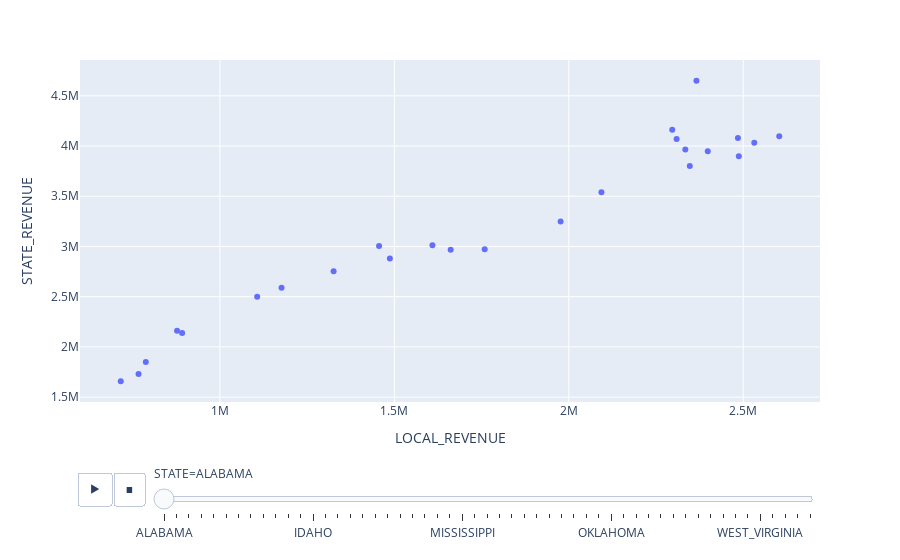

The notebook cell saved with this chart:
### Code cell
px.scatter(
       education,
       x="LOCAL_REVENUE",
       y = "STATE_REVENUE",
       animation_frame="STATE"
)

### Figure 1 — Plotly figure (JSON) as saved in the notebook; plotly's stock layout.template omitted (floating-point values rounded to 4 significant figures)
{"data": [{"hovertemplate": "STATE=ALABAMA<br>LOCAL_REVENUE=%{x}<br>STATE_REVENUE=%{y}<extra></extra>", "legendgroup": "", "marker": {"color": "#636efa", "symbol": "circle"}, "mode": "markers", "name": "", "orientation": "v", "showlegend": false, "type": "scatter", "x": [715680, 766687, 787506, 877114, 891538, 1106741, 1176565, 1325798, 1456125, 1487160, 1609151, 1661369, 1758927, 1976480, 2093480, 2309019, 2365769, 2296492, 2346819, 2334041, 2398344, 2487353, 2531630, 2484817, 2603240, null, null, null, null, null, null, null, null], "xaxis": "x", "y": [1659028, 1729295, 1850894, 2161366, 2138717, 2498847, 2589819, 2752653, 3003814, 2879636, 3010983, 2966981, 2971520, 3247562, 3540436, 4070949, 4649053, 4161103, 3800128, 3965614, 3948651, 3898347, 4031547, 4080167, 4097696, null, null, null, null, null, null, null, null], "yaxis": "y"}], "layout": {"legend": {"tracegroupgap": 0}, "margin": {"t": 60}, "sliders": [{"active": 0, "currentvalue": {"prefix": "STATE="}, "len": 0.9, "pad": {"b": 10, "t": 60}, "steps": [{"args": [["ALABAMA"], {"frame": {"duration": 0, "redraw": false}, "fromcurrent": true, "mode": "immediate", "transition": {"duration": 0, "easing": "linear"}}], "label": "ALABAMA", "method": "animate"}, {"args": [["ALASKA"], {"frame": {"duration": 0, "redraw": false}, "fromcurrent": true, "mode": "immediate", "transition": {"duration": 0, "easing": "linear"}}], "label": "ALASKA", "method": "animate"}, {"args": [["ARIZONA"], {"frame": {"duration": 0, "redraw": false}, "fromcurrent": true, "mode": "immediate", "transition": {"duration": 0, "easing": "linear"}}], "label": "ARIZONA", "method": "animate"}, {"args": [["ARKANSAS"], {"frame": {"duration": 0, "redraw": false}, "fromcurrent": true, "mode": "immediate", "transition": {"duration": 0, "easing": "linear"}}], "label": "ARKANSAS", "method": "animate"}, {"args": [["CALIFORNIA"], {"frame": {"duration": 0, "redraw": false}, "fromcurrent": true, "mode": "immediate", "transition": {"duration": 0, "easing": "linear"}}], "label": "CALIFORNIA", "method": "animate"}, {"args": [["COLORADO"], {"frame": {"duration": 0, "redraw": false}, "fromcurrent": true, "mode": "immediate", "transition": {"duration": 0, "easing": "linear"}}], "label": "COLORADO", "method": "animate"}, {"args": [["CONNECTICUT"], {"frame": {"duration": 0, "redraw": false}, "fromcurrent": true, "mode": "immediate", "transition": {"duration": 0, "easing": "linear"}}], "label": "CONNECTICUT", "method": "animate"}, {"args": [["DELAWARE"], {"frame": {"duration": 0, "redraw": false}, "fromcurrent": true, "mode": "immediate", "transition": {"duration": 0, "easing": "linear"}}], "label": "DELAWARE", "method": "animate"}, {"args": [["DISTRICT_OF_COLUMBIA"], {"frame": {"duration": 0, "redraw": false}, "fromcurrent": true, "mode": "immediate", "transition": {"duration": 0, "easing": "linear"}}], "label": "DISTRICT_OF_COLUMBIA", "method": "animate"}, {"args": [["FLORIDA"], {"frame": {"duration": 0, "redraw": false}, "fromcurrent": true, "mode": "immediate", "transition": {"duration": 0, "easing": "linear"}}], "label": "FLORIDA", "method": "animate"}, {"args": [["GEORGIA"], {"frame": {"duration": 0, "redraw": false}, "fromcurrent": true, "mode": "immediate", "transition": {"duration": 0, "easing": "linear"}}], "label": "GEORGIA", "method": "animate"}, {"args": [["HAWAII"], {"frame": {"duration": 0, "redraw": false}, "fromcurrent": true, "mode": "immediate", "transition": {"duration": 0, "easing": "linear"}}], "label": "HAWAII", "method": "animate"}, {"args": [["IDAHO"], {"frame": {"duration": 0, "redraw": false}, "fromcurrent": true, "mode": "immediate", "transition": {"duration": 0, "easing": "linear"}}], "label": "IDAHO", "method": "animate"}, {"args": [["ILLINOIS"], {"frame": {"duration": 0, "redraw": false}, "fromcurrent": true, "mode": "immediate", "transition": {"duration": 0, "easing": "linear"}}], "label": "ILLINOIS", "method": "animate"}, {"args": [["INDIANA"], {"frame": {"duration": 0, "redraw": false}, "fromcurrent": true, "mode": "immediate", "transition": {"duration": 0, "easing": "linear"}}], "label": "INDIANA", "method": "animate"}, {"args": [["IOWA"], {"frame": {"duration": 0, "redraw": false}, "fromcurrent": true, "mode": "immediate", "transition": {"duration": 0, "easing": "linear"}}], "label": "IOWA", "method": "animate"}, {"args": [["KANSAS"], {"frame": {"duration": 0, "redraw": false}, "fromcurrent": true, "mode": "immediate", "transition": {"duration": 0, "easing": "linear"}}], "label": "KANSAS", "method": "animate"}, {"args": [["KENTUCKY"], {"frame": {"duration": 0, "redraw": false}, "fromcurrent": true, "mode": "immediate", "transition": {"duration": 0, "easing": "linear"}}], "label": "KENTUCKY", "method": "animate"}, {"args": [["LOUISIANA"], {"frame": {"duration": 0, "redraw": false}, "fromcurrent": true, "mode": "immediate", "transition": {"duration": 0, "easing": "linear"}}], "label": "LOUISIANA", "method": "animate"}, {"args": [["MAINE"], {"frame": {"duration": 0, "redraw": false}, "fromcurrent": true, "mode": "immediate", "transition": {"duration": 0, "easing": "linear"}}], "label": "MAINE", "method": "animate"}, {"args": [["MARYLAND"], {"frame": {"duration": 0, "redraw": false}, "fromcurrent": true, "mode": "immediate", "transition": {"duration": 0, "easing": "linear"}}], "label": "MARYLAND", "method": "animate"}, {"args": [["MASSACHUSETTS"], {"frame": {"duration": 0, "redraw": false}, "fromcurrent": true, "mode": "immediate", "transition": {"duration": 0, "easing": "linear"}}], "label": "MASSACHUSETTS", "method": "animate"}, {"args": [["MICHIGAN"], {"frame": {"duration": 0, "redraw": false}, "fromcurrent": true, "mode": "immediate", "transition": {"duration": 0, "easing": "linear"}}], "label": "MICHIGAN", "method": "animate"}, {"args": [["MINNESOTA"], {"frame": {"duration": 0, "redraw": false}, "fromcurrent": true, "mode": "immediate", "transition": {"duration": 0, "easing": "linear"}}], "label": "MINNESOTA", "method": "animate"}, {"args": [["MISSISSIPPI"], {"frame": {"duration": 0, "redraw": false}, "fromcurrent": true, "mode": "immediate", "transition": {"duration": 0, "easing": "linear"}}], "label": "MISSISSIPPI", "method": "animate"}, {"args": [["MISSOURI"], {"frame": {"duration": 0, "redraw": false}, "fromcurrent": true, "mode": "immediate", "transition": {"duration": 0, "easing": "linear"}}], "label": "MISSOURI", "method": "animate"}, {"args": [["MONTANA"], {"frame": {"duration": 0, "redraw": false}, "fromcurrent": true, "mode": "immediate", "transition": {"duration": 0, "easing": "linear"}}], "label": "MONTANA", "method": "animate"}, {"args": [["NEBRASKA"], {"frame": {"duration": 0, "redraw": false}, "fromcurrent": true, "mode": "immediate", "transition": {"duration": 0, "easing": "linear"}}], "label": "NEBRASKA", "method": "animate"}, {"args": [["NEVADA"], {"frame": {"duration": 0, "redraw": false}, "fromcurrent": true, "mode": "immediate", "transition": {"duration": 0, "easing": "linear"}}], "label": "NEVADA", "method": "animate"}, {"args": [["NEW_HAMPSHIRE"], {"frame": {"duration": 0, "redraw": false}, "fromcurrent": true, "mode": "immediate", "transition": {"duration": 0, "easing": "linear"}}], "label": "NEW_HAMPSHIRE", "method": "animate"}, {"args": [["NEW_JERSEY"], {"frame": {"duration": 0, "redraw": false}, "fromcurrent": true, "mode": "immediate", "transition": {"duration": 0, "easing": "linear"}}], "label": "NEW_JERSEY", "method": "animate"}, {"args": [["NEW_MEXICO"], {"frame": {"duration": 0, "redraw": false}, "fromcurrent": true, "mode": "immediate", "transition": {"duration": 0, "easing": "linear"}}], "label": "NEW_MEXICO", "method": "animate"}, {"args": [["NEW_YORK"], {"frame": {"duration": 0, "redraw": false}, "fromcurrent": true, "mode": "immediate", "transition": {"duration": 0, "easing": "linear"}}], "label": "NEW_YORK", "method": "animate"}, {"args": [["NORTH_CAROLINA"], {"frame": {"duration": 0, "redraw": false}, "fromcurrent": true, "mode": "immediate", "transition": {"duration": 0, "easing": "linear"}}], "label": "NORTH_CAROLINA", "method": "animate"}, {"args": [["NORTH_DAKOTA"], {"frame": {"duration": 0, "redraw": false}, "fromcurrent": true, "mode": "immediate", "transition": {"duration": 0, "easing": "linear"}}], "label": "NORTH_DAKOTA", "method": "animate"}, {"args": [["OHIO"], {"frame": {"duration": 0, "redraw": false}, "fromcurrent": true, "mode": "immediate", "transition": {"duration": 0, "easing": "linear"}}], "label": "OHIO", "method": "animate"}, {"args": [["OKLAHOMA"], {"frame": {"duration": 0, "redraw": false}, "fromcurrent": true, "mode": "immediate", "transition": {"duration": 0, "easing": "linear"}}], "label": "OKLAHOMA", "method": "animate"}, {"args": [["OREGON"], {"frame": {"duration": 0, "redraw": false}, "fromcurrent": true, "mode": "immediate", "transition": {"duration": 0, "easing": "linear"}}], "label": "OREGON", "method": "animate"}, {"args": [["PENNSYLVANIA"], {"frame": {"duration": 0, "redraw": false}, "fromcurrent": true, "mode": "immediate", "transition": {"duration": 0, "easing": "linear"}}], "label": "PENNSYLVANIA", "method": "animate"}, {"args": [["RHODE_ISLAND"], {"frame": {"duration": 0, "redraw": false}, "fromcurrent": true, "mode": "immediate", "transition": {"duration": 0, "easing": "linear"}}], "label": "RHODE_ISLAND", "method": "animate"}, {"args": [["SOUTH_CAROLINA"], {"frame": {"duration": 0, "redraw": false}, "fromcurrent": true, "mode": "immediate", "transition": {"duration": 0, "easing": "linear"}}], "label": "SOUTH_CAROLINA", "method": "animate"}, {"args": [["SOUTH_DAKOTA"], {"frame": {"duration": 0, "redraw": false}, "fromcurrent": true, "mode": "immediate", "transition": {"duration": 0, "easing": "linear"}}], "label": "SOUTH_DAKOTA", "method": "animate"}, {"args": [["TENNESSEE"], {"frame": {"duration": 0, "redraw": false}, "fromcurrent": true, "mode": "immediate", "transition": {"duration": 0, "easing": "linear"}}], "label": "TENNESSEE", "method": "animate"}, {"args": [["TEXAS"], {"frame": {"duration": 0, "redraw": false}, "fromcurrent": true, "mode": "immediate", "transition": {"duration": 0, "easing": "linear"}}], "label": "TEXAS", "method": "animate"}, {"args": [["UTAH"], {"frame": {"duration": 0, "redraw": false}, "fromcurrent": true, "mode": "immediate", "transition": {"duration": 0, "easing": "linear"}}], "label": "UTAH", "method": "animate"}, {"args": [["VERMONT"], {"frame": {"duration": 0, "redraw": false}, "fromcurrent": true, "mode": "immediate", "transition": {"duration": 0, "easing": "linear"}}], "label": "VERMONT", "method": "animate"}, {"args": [["VIRGINIA"], {"frame": {"duration": 0, "redraw": false}, "fromcurrent": true, "mode": "immediate", "transition": {"duration": 0, "easing": "linear"}}], "label": "VIRGINIA", "method": "animate"}, {"args": [["WASHINGTON"], {"frame": {"duration": 0, "redraw": false}, "fromcurrent": true, "mode": "immediate", "transition": {"duration": 0, "easing": "linear"}}], "label": "WASHINGTON", "method": "animate"}, {"args": [["WEST_VIRGINIA"], {"frame": {"duration": 0, "redraw": false}, "fromcurrent": true, "mode": "immediate", "transition": {"duration": 0, "easing": "linear"}}], "label": "WEST_VIRGINIA", "method": "animate"}, {"args": [["WISCONSIN"], {"frame": {"duration": 0, "redraw": false}, "fromcurrent": true, "mode": "immediate", "transition": {"duration": 0, "easing": "linear"}}], "label": "WISCONSIN", "method": "animate"}, {"args": [["WYOMING"], {"frame": {"duration": 0, "redraw": false}, "fromcurrent": true, "mode": "immediate", "transition": {"duration": 0, "easing": "linear"}}], "label": "WYOMING", "method": "animate"}, {"args": [["DODEA"], {"frame": {"duration": 0, "redraw": false}, "fromcurrent": true, "mode": "immediate", "transition": {"duration": 0, "easing": "linear"}}], "label": "DODEA", "method": "animate"}, {"args": [["NATIONAL"], {"frame": {"duration": 0, "redraw": false}, "fromcurrent": true, "mode": "immediate", "transition": {"duration": 0, "easing": "linear"}}], "label": "NATIONAL", "method": "animate"}], "x": 0.1, "xanchor": "left", "y": 0, "yanchor": "top"}], "updatemenus": [{"buttons": [{"args": [null, {"frame": {"duration": 500, "redraw": false}, "fromcurrent": true, "mode": "immediate", "transition": {"duration": 500, "easing": "linear"}}], "label": "&#9654;", "method": "animate"}, {"args": [[null], {"frame": {"duration": 0, "redraw": false}, "fromcurrent": true, "mode": "immediate", "transition": {"duration": 0, "easing": "linear"}}], "label": "&#9724;", "method": "animate"}], "direction": "left", "pad": {"r": 10, "t": 70}, "showactive": false, "type": "buttons", "x": 0.1, "xanchor": "right", "y": 0, "yanchor": "top"}], "xaxis": {"anchor": "y", "domain": [0, 1], "title": {"text": "LOCAL_REVENUE"}}, "yaxis": {"anchor": "x", "domain": [0, 1], "title": {"text": "STATE_REVENUE"}}}}
